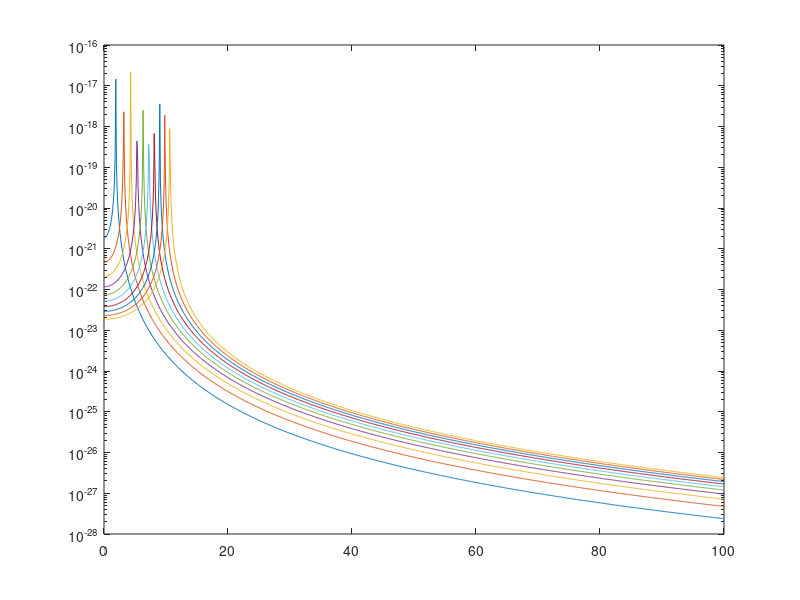

Reproduce this figure in MATLAB.
w = 0 : .1 : 100 ;

K_B = 1.381e-23 ; T = 300 ;
nu = 1e-3 ; a = 0.75e-6 ; k = 1e-3 ;
gamma = 6 * pi * nu * a ;
w_c = k / gamma ;
S_xi = gamma * K_B * T ;


PS_UD =  S_xi ./ ( gamma^2 * ( w_c^2 + w.^2 ) ) ;

vol = 3 / 4 * pi * a^3 ;
rho = 2000 ;
m = vol * rho ;
for k = ( 1 : 1 : 10 ) * 1e-4 ;
    
m_eff = 2 * pi * sqrt( m / k ) ;
Omega = sqrt( k / m_eff ) ; Gamma = gamma / m_eff ;
%PS_OD =  S_xi ./ ( ( w.^2 - Omega ).^2 + w.^2 * Gamma^2 ) ;
PS_OD =  Gamma * Omega^2 * K_B * T ./ ( ( w.^2 - Omega^2 ).^2 + w.^2 * Gamma^2 ) / k / pi;


semilogy ( w , PS_OD )
hold on
end
hold off